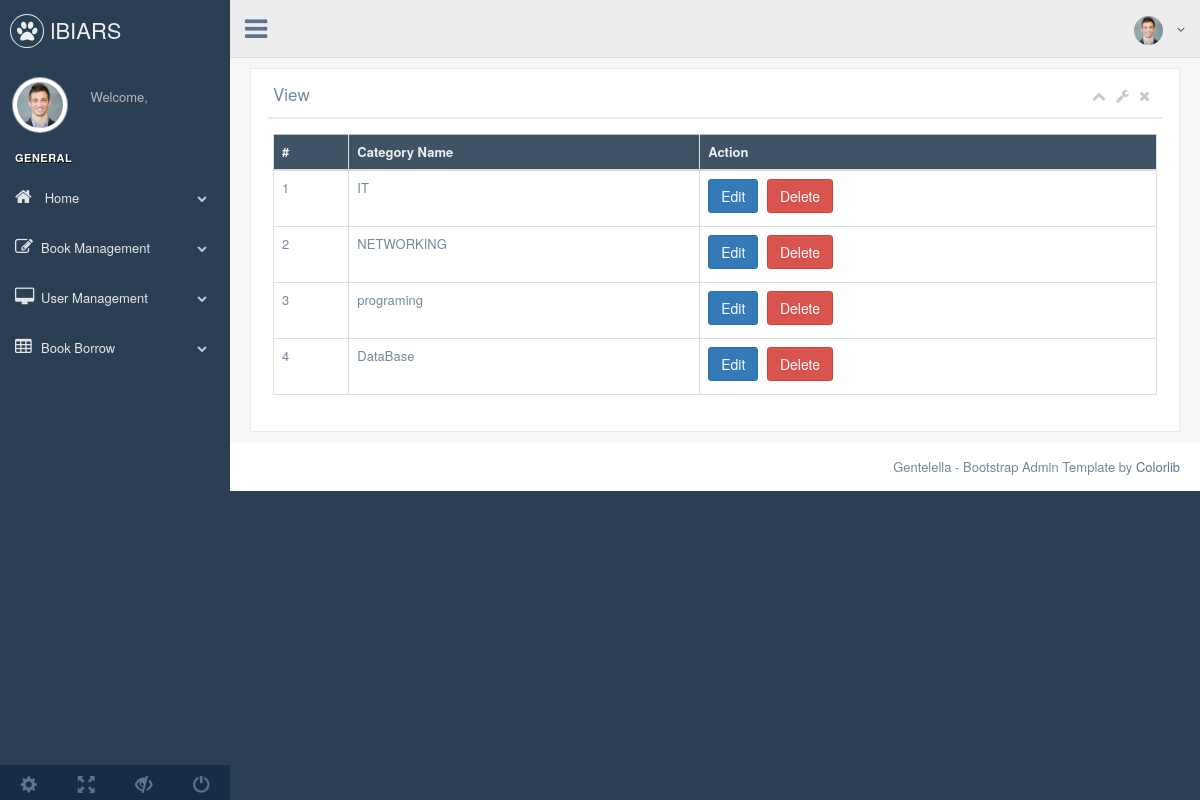
The page /admin/view-book-category.php (signed in) on the database its author committed.
### tables this page shows
CREATE TABLE `tbl_category` (
  `category_id` int(10) NOT NULL,
  `category_name` varchar(255) NOT NULL
);

### admin/view-book-category.php (called while the page is built, shortened)
<?php
include 'adminmaster.php';

### admin/class_file/supperAdmin.php (called while the page is built, shortened)
<?php
class supperAdmin {
    private $link;
     public function __construct() {
        $dbhost = 'localhost';
        $dbuser = 'root';
        $dbpass = '';
        $db = 'libarybook';
        $this->link = mysqli_connect($dbhost, $dbuser, $dbpass);
        if (!$this->link) {
            echo 'Database are not Connected ' . mysqli_error($this->link);
        } else {
            $select_db = mysqli_select_db($this->link, $db);
        }
    }
     public function view_book_category_information() {
        $sql="SELECT * FROM tbl_category";
        if(mysqli_query($this->link, $sql)){
             $run_query=mysqli_query($this->link, $sql);
             return $run_query;
        }
        else{
            die("insert query problem " . mysqli_error($this->link));
        }
   }
}

### admin/pagess/viewBookCate.php (the view, shortened to what this page needs)
<div class="right_col" role="main">
          <?php
                 $run_query = $object_supper_admin->view_book_category_information();
                 ?>
          <div class="">
            <div class="row">
              <div class="col-md-12 col-sm-12 col-xs-12">
                <div class="x_panel">
                  <div class="x_title">
                    <h2> View <small>all Book</small></h2>
                    <ul class="nav navbar-right panel_toolbox">
                      <li><a class="collapse-link"><i class="fa fa-chevron-up"></i></a>
                      </li>
                      <li class="dropdown">
                        <a href="#" class="dropdown-toggle" data-toggle="dropdown" role="button" aria-expanded="false"><i class="fa fa-wrench"></i></a>
                      </li>
                      <li><a class="close-link"><i class="fa fa-close"></i></a>
                      </li>
                    </ul>
                    <div class="clearfix"></div>
                  </div>
                  <div class="x_content">
                    <div class="table-responsive">
                      <table class="table table-bordered jambo_table bulk_action center">
                        <thead>
                            <tr class="headings">
                                <th class="column-title"># </th>
                                <th class="column-title">Category Name </th>
                                <th class="column-title no-link last"><span class="nobr">Action</span>
                                </th>
                            </tr>
                        </thead>
                        <tbody>
                            <?php
                               while ($all_category_info = mysqli_fetch_assoc($run_query)) {
                            ?>
                          <tr class="even pointer">
                              <td class="center "><?php echo $all_category_info['category_id'];?></td>
                            <td class="center "><?php echo $all_category_info['category_name'];?> </td>
                            <td class="  ">
                           <a class="btn btn-primary" href="edit-book-category.php?&&id=<?php echo $all_category_info['category_id'];?>" >
                                       Edit </a>
                           <a class="btn btn-danger" href="?Status=delete&&id=<?php echo $all_category_info['category_id'];?>" onclick="return one_delete();" >
                                       Delete </a>
                          </td>
                          </tr>
                               <?php }?>
                        </tbody>
                      </table>
                    </div>
                  </div>
                </div>
              </div>
            </div>
          </div>
        </div>

### rows shown on the page
tbl_category: category_id "1", category_name "IT"
tbl_category: category_id "2", category_name "NETWORKING"
tbl_category: category_id "3", category_name "programing"
tbl_category: category_id "4", category_name "DataBase"
